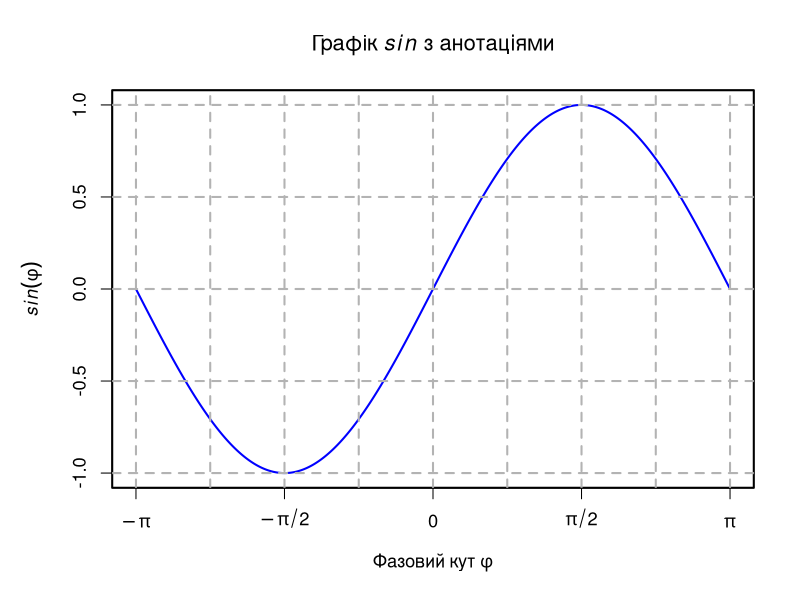
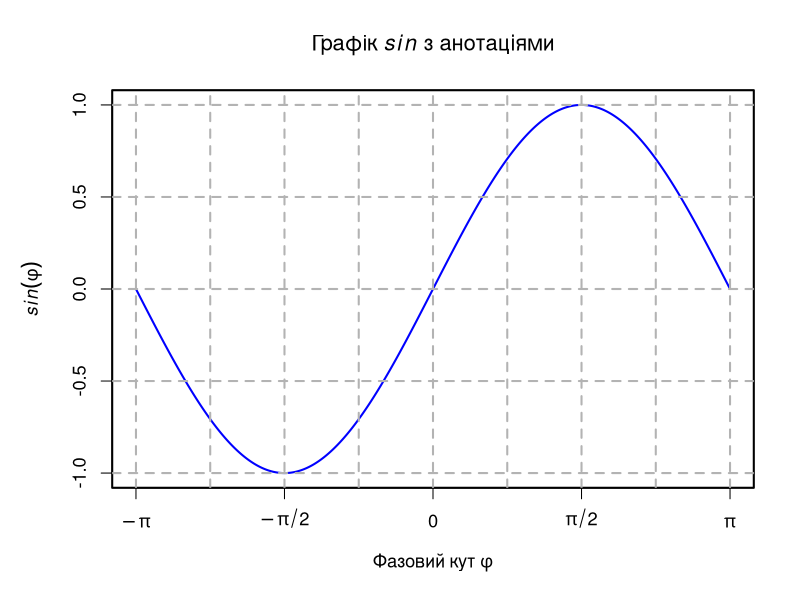
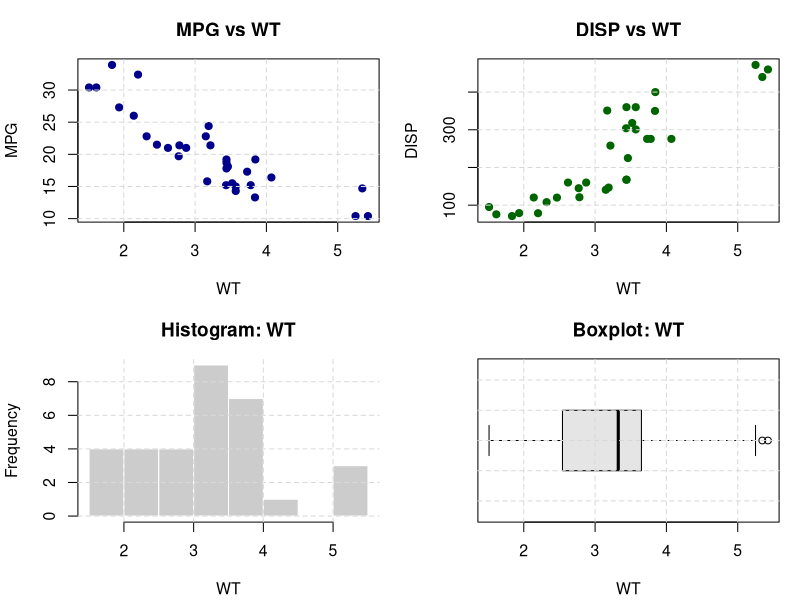
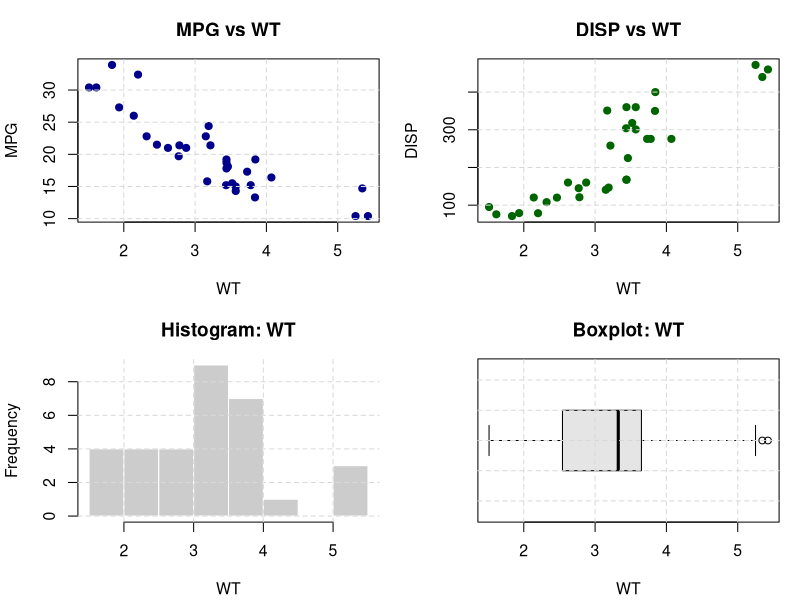
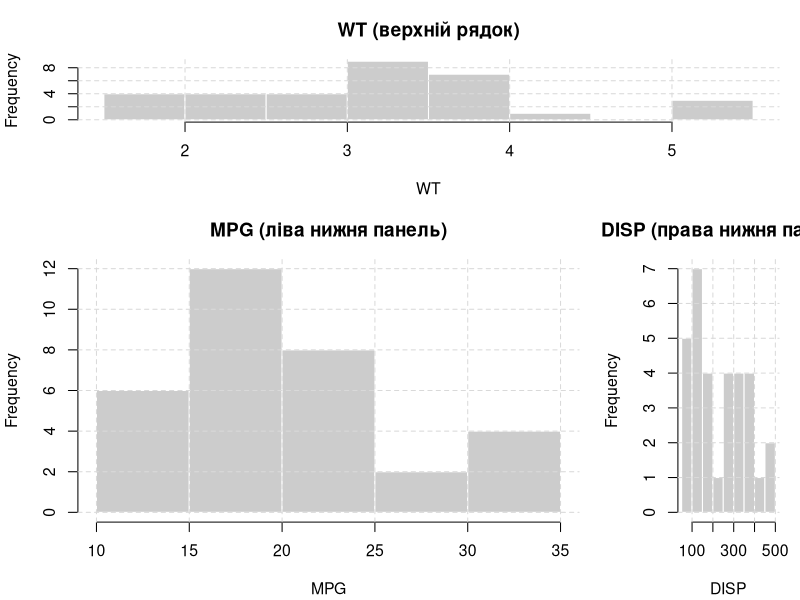
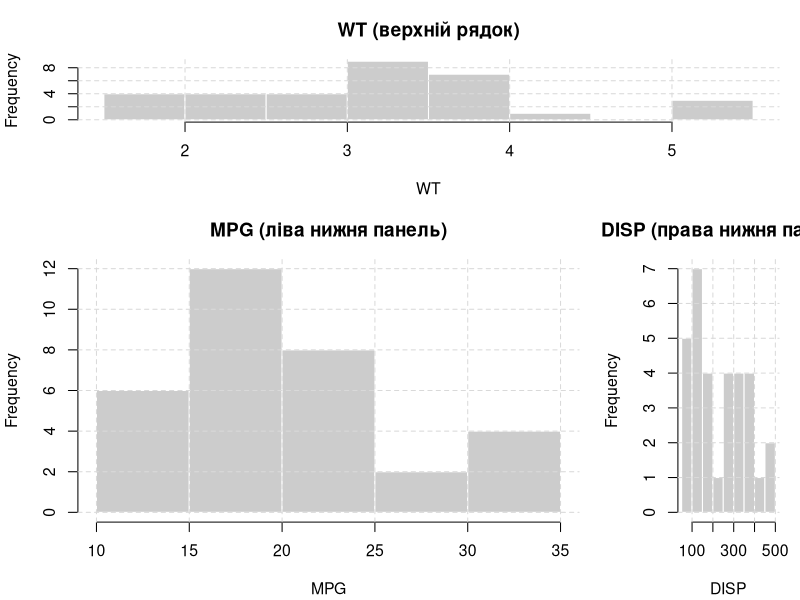
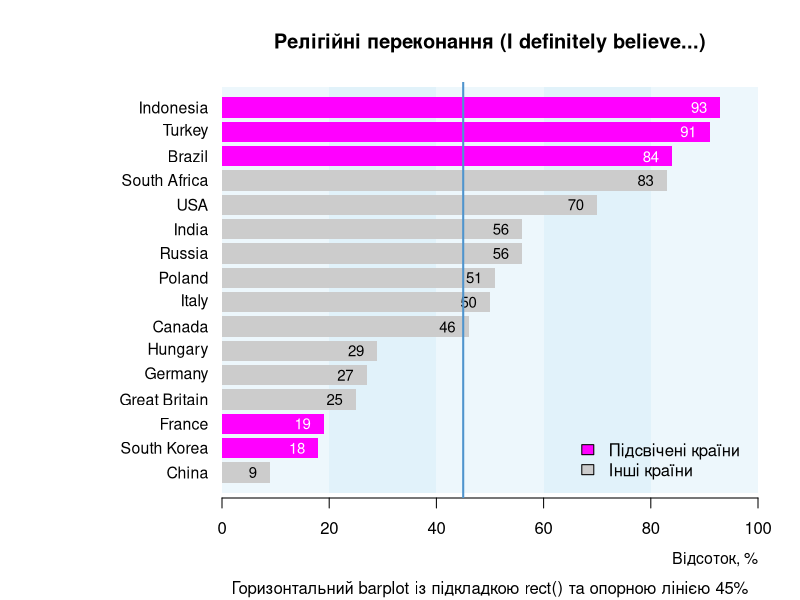

The R source for these figures, in order:
# ==========================================================
# Лабораторна робота №3
# Тема: Анотації математичних символів, об’єднання діаграм та стовпчикові діаграми в R
# ==========================================================

# -------------------------------
# 0) Підготовка папки
# -------------------------------
out_dir <- "plots_lab3"
if (!dir.exists(out_dir)) dir.create(out_dir)

# Допоміжний “контекст” для пар(): після блоку автоматично повертає налаштування
with_par <- function(expr) {
  op <- par(no.readonly = TRUE)
  on.exit(par(op), add = TRUE)
  force(expr)
}

# ==========================================================
# 1) Завдання 4.1: Математичні анотації (plotmath) — синус
# ==========================================================
make_sine_plot <- function() {
  x <- seq(-pi, pi, length.out = 400)
  y <- sin(x)
  
  with_par({
    par(lwd = 2, cex = 1.1, font.lab = 2, mar = c(5, 5, 4, 2) + 0.1)
    plot(x, y, type = "l", col = "blue", ann = FALSE, xaxt = "n")
    title(
      main = expression("Графік "*italic(sin)*" з анотаціями"),
      xlab = expression("Фазовий кут "*phi),
      ylab = expression(italic(sin)(phi))
    )
    axis(1, at = c(-pi, -pi/2, 0, pi/2, pi),
         labels = expression(-pi, -pi/2, 0, pi/2, pi))
    abline(h = seq(-1, 1, 0.5), v = seq(-pi, pi, by = pi/4),
           lty = 2, col = "gray70")
  })
}

# Експорт (PNG/PDF)
png(file.path(out_dir, "fig_lab3_task01_plotmath_sine.png"),
    width = 1400, height = 900, res = 170, bg = "white")
make_sine_plot()
dev.off()

pdf(file.path(out_dir, "fig_lab3_task01_plotmath_sine.pdf"),
    width = 9, height = 6, bg = "white")
make_sine_plot()
dev.off()

# ==========================================================
# 2) Завдання 4.2: Комбінування через par(mfrow)
# ==========================================================
make_mfrow_panel <- function() {
  with_par({
    par(mfrow = c(2, 2), mar = c(4, 4, 3, 1) + 0.1, cex = 0.95)
    
    plot(mtcars$wt, mtcars$mpg,
         main = "MPG vs WT",
         xlab = "WT", ylab = "MPG", pch = 19, col = "darkblue")
    grid(col = "gray85", lty = 2)
    
    plot(mtcars$wt, mtcars$disp,
         main = "DISP vs WT",
         xlab = "WT", ylab = "DISP", pch = 19, col = "darkgreen")
    grid(col = "gray85", lty = 2)
    
    hist(mtcars$wt, main = "Histogram: WT", xlab = "WT", col = "gray80", border = "white")
    grid(col = "gray85", lty = 2)
    
    boxplot(mtcars$wt, horizontal = TRUE, main = "Boxplot: WT", xlab = "WT", col = "gray90")
    grid(col = "gray85", lty = 2)
  })
}

png(file.path(out_dir, "fig_lab3_task02_mfrow_2x2.png"),
    width = 1600, height = 1100, res = 170, bg = "white")
make_mfrow_panel()
dev.off()

pdf(file.path(out_dir, "fig_lab3_task02_mfrow_2x2.pdf"),
    width = 10, height = 7, bg = "white")
make_mfrow_panel()
dev.off()

# ==========================================================
# 3) Завдання 4.3: Гнучка композиція через layout()
# ==========================================================
make_layout_panel <- function() {
  with_par({
    layout(matrix(c(1, 1, 2, 3), nrow = 2, byrow = TRUE),
           widths = c(3, 1), heights = c(1, 2))
    
    par(mar = c(4, 4, 3, 1) + 0.1, cex = 0.95)
    
    hist(mtcars$wt, main = "WT (верхній рядок)", xlab = "WT",
         col = "gray80", border = "white")
    grid(col = "gray85", lty = 2)
    
    hist(mtcars$mpg, main = "MPG (ліва нижня панель)", xlab = "MPG",
         col = "gray80", border = "white")
    grid(col = "gray85", lty = 2)
    
    hist(mtcars$disp, main = "DISP (права нижня панель)", xlab = "DISP",
         col = "gray80", border = "white")
    grid(col = "gray85", lty = 2)
  })
}

png(file.path(out_dir, "fig_lab3_task03_layout.png"),
    width = 1600, height = 1100, res = 170, bg = "white")
make_layout_panel()
dev.off()

pdf(file.path(out_dir, "fig_lab3_task03_layout.pdf"),
    width = 10, height = 7, bg = "white")
make_layout_panel()
dev.off()

# ==========================================================
# 4) Завдання 4.4 + Індивідуальне №9:
#    Горизонтальний barplot() + підкладка «смуг» через rect()
# ==========================================================

# Дані
ipsos <- data.frame(
  Country = c("Brazil","Germany","Poland","South Africa","Canada","Great Britain",
              "Italy","South Korea","China","Indonesia","Russia","Turkey",
              "France","Hungary","India","USA"),
  Percent = c(84,27,51,83,46,25,50,18,9,93,56,91,19,29,56,70)
)

# Сортування за зростанням
ipsos <- ipsos[order(ipsos$Percent), ]

# Підсвітка окремих країн
highlight <- ipsos$Country %in% c("France", "South Korea", "Brazil", "Indonesia", "Turkey")
cols <- ifelse(highlight, "magenta", "grey80")

make_ipsos_barplot <- function() {
  with_par({
    par(mar = c(5, 11, 4, 2) + 0.1, las = 1)
    
    # Позиції барів (y-координати центрів)
    bp <- barplot(ipsos$Percent, horiz = TRUE, border = NA,
                  col = cols, xlim = c(0, 100), axes = FALSE,
                  names.arg = rep("", nrow(ipsos)))
    
    # --- ІНДИВІДУАЛЬНЕ №9: rect()-підкладка «смуг» ---
    # Малюємо напівпрозорі прямокутники 0–20–...–100 ПІД графіком
    # Для цього перший barplot вже “відкрив” координатну систему.
    y_min <- min(bp) - 1
    y_max <- max(bp) + 1
    
    rect(0,  y_min, 20, y_max, col = adjustcolor("skyblue", 0.15), border = NA)
    rect(20, y_min, 40, y_max, col = adjustcolor("skyblue", 0.25), border = NA)
    rect(40, y_min, 60, y_max, col = adjustcolor("skyblue", 0.15), border = NA)
    rect(60, y_min, 80, y_max, col = adjustcolor("skyblue", 0.25), border = NA)
    rect(80, y_min, 100, y_max, col = adjustcolor("skyblue", 0.15), border = NA)
    
    # Перемальовуємо барплот поверх підкладки (add=TRUE)
    barplot(ipsos$Percent, horiz = TRUE, border = NA,
            col = cols, xlim = c(0, 100), axes = FALSE, add = TRUE)
    
    # Осі та підписи шкали
    axis(1, at = seq(0, 100, 20), labels = seq(0, 100, 20))
    mtext("Відсоток, %", side = 1, line = 2.5, adj = 1, cex = 0.95)
    
    # Підписи країн (ліворуч) і значень (всередині/поряд зі стовпчиком)
    text(x = -2.5, y = bp, labels = ipsos$Country, xpd = NA, adj = 1, cex = 0.95)
    
    # Значення: для підсвічених робимо білим, для звичайних — чорним
    text(x = pmax(2, ipsos$Percent - 2.5), y = bp,
         labels = ipsos$Percent, adj = 1, cex = 0.9,
         col = ifelse(cols == "magenta", "white", "black"))
    
    # Опорна лінія (умовна “середня”)
    abline(v = 45, lwd = 2, col = "steelblue3", lty = 1)
    
    # Заголовок + пояснення
    title(main = "Релігійні переконання (I definitely believe...)",
          sub  = "Горизонтальний barplot із підкладкою rect() та опорною лінією 45%")
    
    # Легенда для підсвічених
    legend("bottomright", inset = 0.02, bty = "n",
           legend = c("Підсвічені країни", "Інші країни"),
           fill = c("magenta", "grey80"))
  })
}

# Експорт PNG (висока якість)
png(file.path(out_dir, "fig_lab3_task04_barplot_rect.png"),
    width = 1800, height = 1100, res = 180, bg = "white")
make_ipsos_barplot()
dev.off()

# Експорт PDF
grDevices::cairo_pdf(filename = file.path(out_dir, "fig_lab3_task04_barplot_rect.pdf"),
                     width = 10, height = 7, bg = "gray98")
make_ipsos_barplot()
dev.off()

# -------------------------------
# 5) Інформативний список результатів
# -------------------------------
cat("\nГотово! Файли збережено у папці:", out_dir, "\n")
print(list.files(out_dir))
